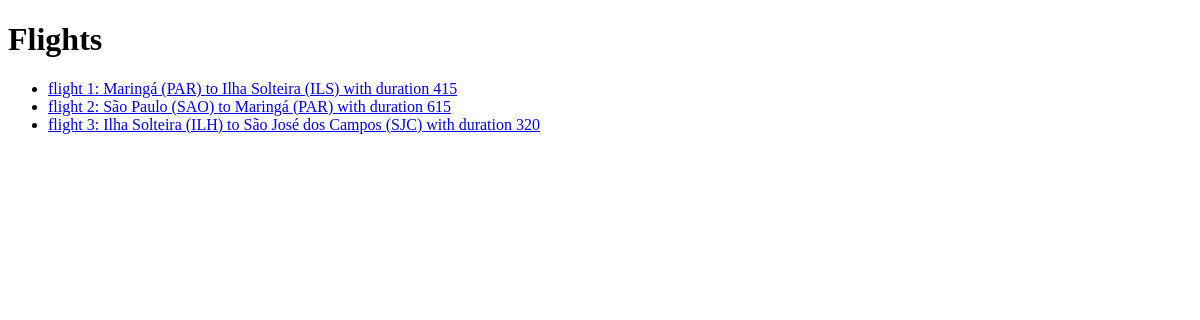
/, run on an earlier commit of the app's database.
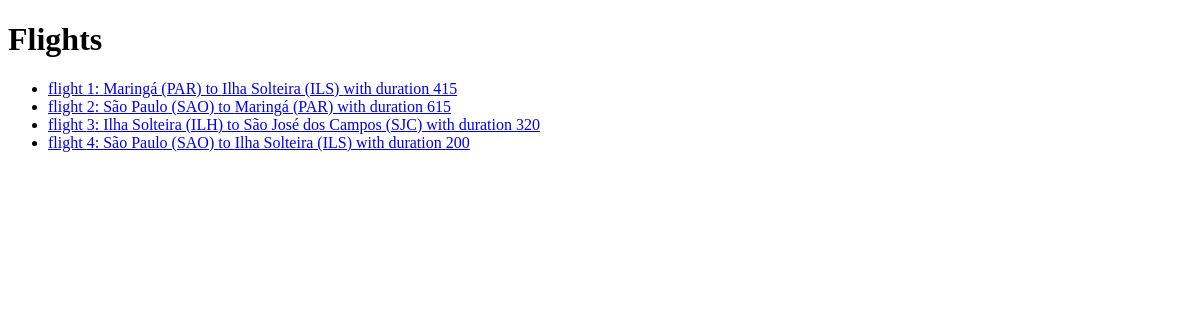
And on a later commit of the database.
### flights/models.py (models this page shows, shortened)
class Flight(models.Model):
    origin = models.ForeignKey(Airport, on_delete=models.CASCADE, related_name="departures")
    destination = models.ForeignKey(Airport, on_delete=models.CASCADE, related_name="arrivals")
    duration = models.IntegerField()

class Airport(models.Model):
    code = models.CharField(max_length=3)
    city = models.CharField(max_length=64)
    def __str__(self):
        return f"{self.city} ({self.code})"

### flights/views.py (the view)
# urls.py: path('', views.index, name ='index'),
def index(request):
    return render(request, 'flights/index.html', {
        "flights": Flight.objects.all()
    })

### flights/templates/flights/index.html
{% extends "flights/layout.html" %}
{% block database %}
    <h1>Flights</h1>
        <ul>
            {% for flight in flights %}
                <li>
                    <a href="{% url 'flight' flight.id%}">
                        flight {{ flight.id }}: {{ flight.origin }} to {{ flight.destination }} with duration {{ flight.duration }}
                    </a>
                </li>
            {% endfor %}
        </ul>
{% endblock %}

### flights/templates/flights/layout.html (shortened to what this page needs)
<!DOCTYPE html>
<html lang="en">
<head>
</head>
<body>
    {% block database %}
    {% endblock %}
</body>
</html>

What changed in the data, as far as the page shows it:
added Flight: id "4", origin "São Paulo (SAO)", destination "Ilha Solteira (ILS)", duration "200"
